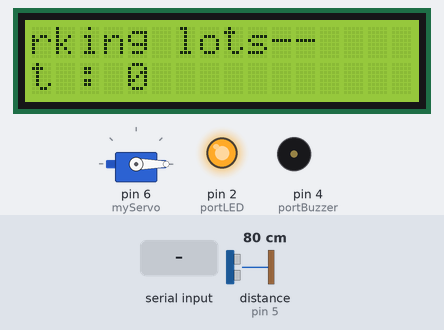
Recording of a sketch running on a simulated Arduino Uno, built with avr-gcc and run on an emulated ATmega328P. On the bench: servo, 16×2 character LCD, output pins drawn as LEDs (lit = HIGH), buzzer (waves = sounding, pin HIGH). Wiring (inferred from the names in the program): ultrasonic range finder: trigger pin 3; echo pin 5. The inputs (shaded band) are chosen by the test bench; at power-on: distance to the obstacle (sensor on pin 5) 80 cm. The echo pulse lasts 58.3 µs per cm; pins used as bus, display or sensor lines are not drawn; what the sketch prints to the serial monitor is not drawn.

Above: at 1.2 s.
1.3 s: "unlock" received over Serial
At 3.5 s:
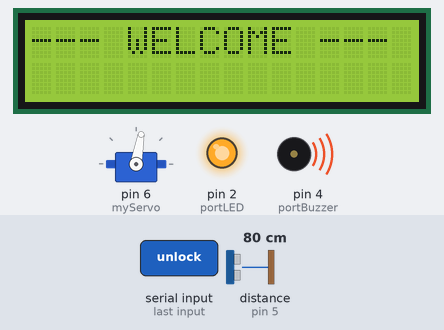
3.8 s: "number" received over Serial
At 6.1 s:
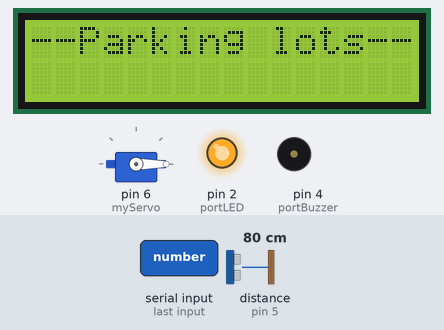
At 7.3 s:
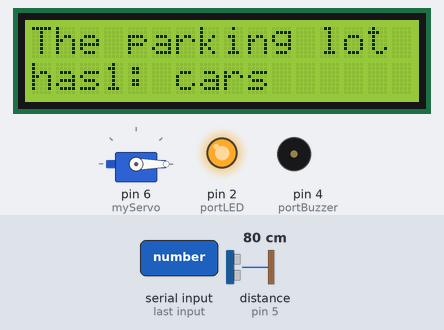
Timing chart, 0 to 8.8 s (numbered marks = the images above; inputs shaded):
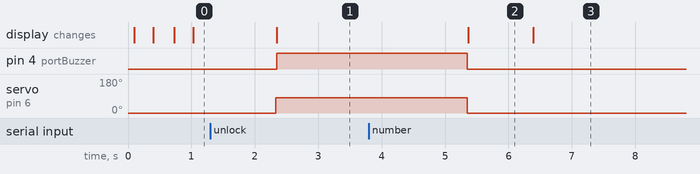

Measured:
- after the input at 1.3 s, pin 4 (portBuzzer): LOW → HIGH after 1.0 s; servo on pin 6 (myServo): 0° → 80° after 1.0 s; the display: changes after 1.0 s (image 1)
- what the display in image 2 shows lasts 1.0 s, from 5.4 s to 6.4 s

The sketch:

Arduino_code.ino
```cpp
#include <Servo.h>
#include <LiquidCrystal_I2C.h>
int portLED = 2;

int portBuzzer = 4;

Servo myServo;
LiquidCrystal_I2C lcd(0x27,16,2);

int portTrig = 3;
int portEcho = 5;
float distance;
float travelTime;
int counter = 0;

String msg;

bool objectDetected = false;
unsigned long lastUltrasonicRead = 0;
const unsigned long ultrasonicInterval = 50; // كل 100 ms

void setup() {
  pinMode(portLED,OUTPUT);
  pinMode(portBuzzer,OUTPUT);
  pinMode(portTrig,OUTPUT);
  pinMode(portEcho,INPUT);

  digitalWrite(portLED,HIGH);

  myServo.attach(6);
  myServo.write(0);

  lcd.init();
  lcd.backlight();

  Serial.begin(115200);
}

void loop() {

  lcd.setCursor(0,0);
  lcd.print("--Parking lots--");
  lcd.setCursor(0,1);
  lcd.print("Count : ");
  lcd.setCursor(8, 1);
  lcd.print(counter);

  digitalWrite(portTrig,LOW);
  delayMicroseconds(2);
  digitalWrite(portTrig,HIGH);
  delayMicroseconds(10);
  digitalWrite(portTrig,LOW);

  if (millis() - lastUltrasonicRead >= ultrasonicInterval)
{
  lastUltrasonicRead = millis();

  digitalWrite(portTrig, LOW);
  delayMicroseconds(2);
  digitalWrite(portTrig, HIGH);
  delayMicroseconds(10);
  digitalWrite(portTrig, LOW);

  travelTime = pulseIn(portEcho, HIGH, 25000); // timeout 25ms
  distance = 0.034 * travelTime / 2;

  if (distance <= 7 && !objectDetected)
  {
    objectDetected = true;   // تم اكتشاف جسم
    counter++;               // عدّ مرة واحدة فقط
  }

  if (distance > 5)
  {
    objectDetected = false;  // الجسم ابتعد
  }
}

  Serial.println(distance);

  lcd.scrollDisplayLeft();
  delay(300);
  lcd.scrollDisplayLeft();
  delay(300);

  Serial.println("Enter turn on , turn off : ");

  while(Serial.available() != 0)
  {
  msg = Serial.readString();
  msg.trim();
  Serial.println(msg);
  if (msg == "on")
  {
    digitalWrite(portLED,HIGH);
    Serial.println("LED os turned on");
  }
  if (msg == "off")
  {
    digitalWrite(portLED,LOW);
    Serial.println("LED os turned off");
  }
  if (msg == "unlock")
  {
    myServo.write(80);
    lcd.clear();
    lcd.setCursor(0,0);
    lcd.print("--- WELCOME ---");
    counter += 1;

    for (int x = 0; x <= 5; x++)
    {
      digitalWrite(portBuzzer,HIGH);
      delay(500);
      digitalWrite(portBuzzer,LOW);
    }

    myServo.write(0);

    lcd.setCursor(0,0);
    lcd.print("--Parking lots--");
  }
  if (msg == "alarm")
  {
    for (int x = 0; x <= 5; x++)
    {
      digitalWrite(portBuzzer,HIGH);
      delay(500);
      digitalWrite(portBuzzer,LOW);
	    delay(500);

    }
  }
  if (msg == "number")
  {
    lcd.clear();
    lcd.setCursor(0 , 0);
    lcd.print("The parking lot");
    lcd.setCursor(0 , 1);
    lcd.print("has : ");
    lcd.setCursor(3 , 1);
    lcd.print(counter);
    lcd.setCursor(5 , 1);
    lcd.print(" cars");
    delay(5000);
  }
  }
}
```
